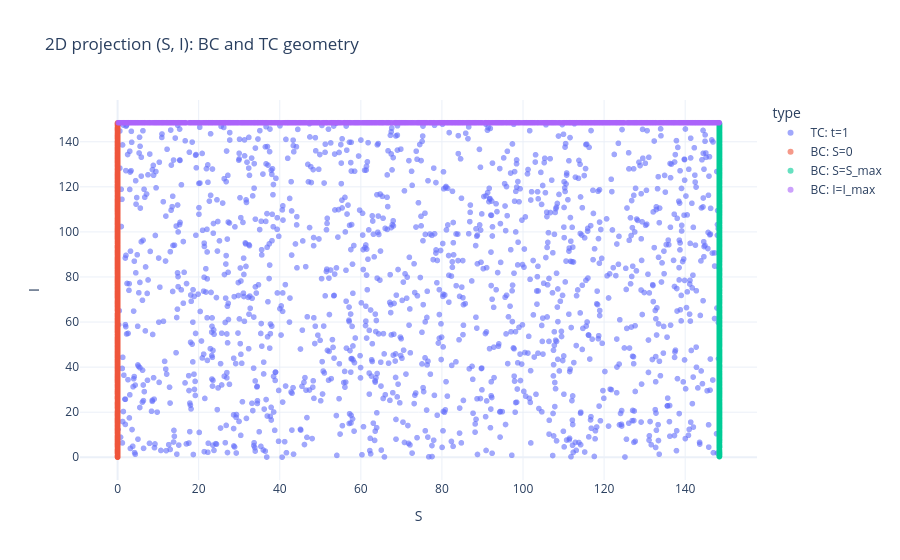

The code cell stored with this chart in its notebook:
### Code cell
import numpy as np
import pandas as pd
import plotly.express as px

def to_df(X, label):
    X = X.detach().cpu().numpy()
    df = pd.DataFrame(X, columns=["S", "I", "t", "r", "sigma"])
    df["type"] = label
    return df

df_tc   = to_df(X_tc, "TC: t=1")
df_s0   = to_df(X_bc_s0, "BC: S=0")
df_smax = to_df(X_bc_smax, "BC: S=S_max")
df_imax = to_df(X_bc_imax, "BC: I=I_max")

df = pd.concat([df_tc, df_s0, df_smax, df_imax], ignore_index=True)

# (S, I) — mostra pareti verticali/orizzontali e le intersezioni come punti/linee
fig = px.scatter(
    df, x="S", y="I", color="type", opacity=0.6,
    title="2D projection (S, I): BC and TC geometry"
)
fig.update_layout(template="plotly_white")
fig.show()

# (S, t) — TC è una linea orizzontale t=1; BC S=0/S_max sono linee verticali
fig = px.scatter(
    df, x="S", y="t", color="type", opacity=0.6,
    title="2D projection (S, t): TC and S-boundaries"
)
fig.update_layout(template="plotly_white")
fig.show()

# (I, t) — TC è t=1; BC I=I_max è una linea verticale
fig = px.scatter(
    df, x="I", y="t", color="type", opacity=0.6,
    title="2D projection (I, t): TC and I-boundary"
)
fig.update_layout(template="plotly_white")
fig.show()

### Figure 1 — Plotly figure (JSON) as saved in the notebook; plotly's stock layout.template omitted (floating-point values rounded to 4 significant figures; data arrays with more than 128 entries replaced by an {"elided": "..."} marker saying what was removed)
{"data": [{"hovertemplate": "type=TC: t=1<br>S=%{x}<br>I=%{y}<extra></extra>", "legendgroup": "TC: t=1", "marker": {"color": "#636efa", "opacity": 0.6, "symbol": "circle"}, "mode": "markers", "name": "TC: t=1", "showlegend": true, "type": "scattergl", "x": {"elided": "1500 float values"}, "xaxis": "x", "y": {"elided": "1500 float values"}, "yaxis": "y"}, {"hovertemplate": "type=BC: S=0<br>S=%{x}<br>I=%{y}<extra></extra>", "legendgroup": "BC: S=0", "marker": {"color": "#EF553B", "opacity": 0.6, "symbol": "circle"}, "mode": "markers", "name": "BC: S=0", "showlegend": true, "type": "scattergl", "x": {"elided": "1500 float values"}, "xaxis": "x", "y": {"elided": "1500 float values"}, "yaxis": "y"}, {"hovertemplate": "type=BC: S=S_max<br>S=%{x}<br>I=%{y}<extra></extra>", "legendgroup": "BC: S=S_max", "marker": {"color": "#00cc96", "opacity": 0.6, "symbol": "circle"}, "mode": "markers", "name": "BC: S=S_max", "showlegend": true, "type": "scattergl", "x": {"elided": "1500 float values"}, "xaxis": "x", "y": {"elided": "1500 float values"}, "yaxis": "y"}, {"hovertemplate": "type=BC: I=I_max<br>S=%{x}<br>I=%{y}<extra></extra>", "legendgroup": "BC: I=I_max", "marker": {"color": "#ab63fa", "opacity": 0.6, "symbol": "circle"}, "mode": "markers", "name": "BC: I=I_max", "showlegend": true, "type": "scattergl", "x": {"elided": "1500 float values"}, "xaxis": "x", "y": {"elided": "1500 float values"}, "yaxis": "y"}], "layout": {"legend": {"title": {"text": "type"}, "tracegroupgap": 0}, "title": {"text": "2D projection (S, I): BC and TC geometry"}, "xaxis": {"anchor": "y", "domain": [0, 1], "title": {"text": "S"}}, "yaxis": {"anchor": "x", "domain": [0, 1], "title": {"text": "I"}}}}
